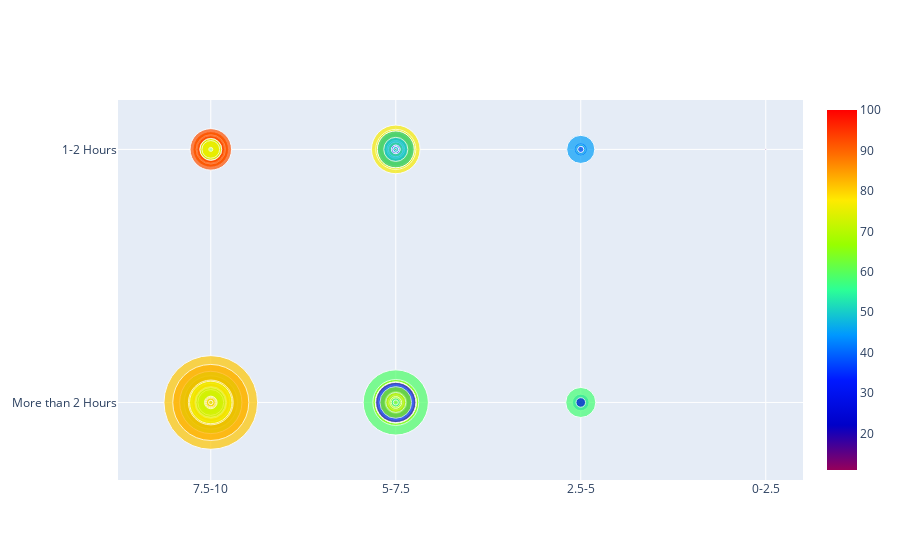

Write notebook code for a chart like this one.
### Markdown cell above
##### Rating, Runtime & Metascore Vs Revenue

### Code cell
trace = go.Scatter(
    x = movies_data['Rating_Range'],
    y = movies_data['Runtime_Duration'],
    mode = 'markers+text',
    marker = dict(
        color = movies_data['Metascore'],
        colorscale = 'Rainbow',
        showscale = True,
        size = movies_data['Revenue (Millions)'],
        sizeref = 10
    ),
    hovertext = ['Revenue: ' + str(rev) + 'Millions' for rev in movies_data['Revenue (Millions)']]
)
data = [trace]
fig = go.Figure(
    data = data
)
offline.iplot(fig)

### Figure 1 — Plotly figure (JSON) as saved in the notebook; plotly's stock layout.template omitted (floating-point values rounded to 4 significant figures; data arrays with more than 128 entries replaced by an {"elided": "..."} marker saying what was removed)
{"data": [{"hovertext": {"elided": "1000 str values"}, "marker": {"color": {"elided": "1000 float values"}, "colorscale": [[0, "rgb(150,0,90)"], [0.125, "rgb(0,0,200)"], [0.25, "rgb(0,25,255)"], [0.375, "rgb(0,152,255)"], [0.5, "rgb(44,255,150)"], [0.625, "rgb(151,255,0)"], [0.75, "rgb(255,234,0)"], [0.875, "rgb(255,111,0)"], [1, "rgb(255,0,0)"]], "showscale": true, "size": {"elided": "1000 float values"}, "sizeref": 10}, "mode": "markers+text", "type": "scatter", "x": {"elided": "1000 str values"}, "y": {"elided": "1000 str values"}}], "layout": {}}
